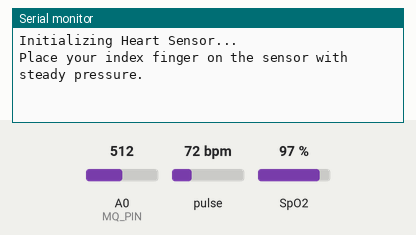
This sketch was run on a simulated ESP8266 (NodeMCU). Shown: the last lines printed to the serial monitor. The test bench sets the inputs (shaded band); at power-on: pulse 72 bpm, A0 (MQ_PIN) = 512, SpO2 97 %. WiFi joins after 1.5 s; servers stay silent unless stated.

Above: at 3.0 s.
3.1 s: pulse set to 42 bpm
At 4.6 s:
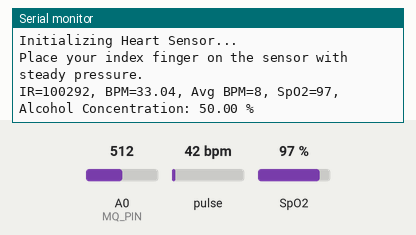
9.7 s: A0 (MQ_PIN) set to 716
At 10.6 s:
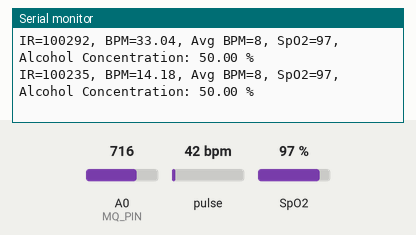
11.2 s: SpO2 set to 80 %
At 12.6 s:
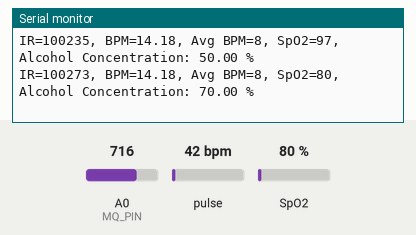

The sketch:

Code.ino
```cpp
#include <Wire.h>
#include "MAX30105.h"
#include "heartRate.h"
#include "spo2_algorithm.h"

#define BLYNK_TEMPLATE_ID "TMPL39g6pm4si"
#define BLYNK_TEMPLATE_NAME "Pradyumna"
#define BLYNK_AUTH_TOKEN "YTUjb40c5TqvdiUZdVezvdTjFhPpjvXU"

#include <BlynkSimpleEsp8266.h>
#include <ESP8266WiFi.h>

char auth[] = BLYNK_AUTH_TOKEN ;
char ssid[] = "";
char pass[] = "";

MAX30105 particleSensor;
const int MQ_PIN = A0;
const byte RATE_SIZE = 4;
byte rates[RATE_SIZE];
byte rateSpot = 0;
long lastBeat = 0;
float beatsPerMinute;
int beatAvg;
int32_t spo2;
int8_t validSPO2;

#define V3 3
#define V7 7
#define V8 8

uint32_t irBuffer[100];
uint32_t redBuffer[100];
int32_t bufferLength;
int32_t heartRate;
int8_t validHeartRate;
void setup()
{
  Serial.begin(115200);
  Blynk.begin(auth, ssid, pass);

  Serial.println("Initializing Heart Sensor...");
  if (!particleSensor.begin(Wire, I2C_SPEED_FAST))
  {
    Serial.println("MAX30105 was not found. Please check wiring/power. ");
    while (1);
  }
  Serial.println("Place your index finger on the sensor with steady pressure.");
  particleSensor.setup();
  particleSensor.setPulseAmplitudeRed(0x0A);
  particleSensor.setPulseAmplitudeGreen(0);
}

void loop()
{
  long irValue = particleSensor.getIR();
  int sensorValue = analogRead(MQ_PIN);
  float alcoholConcentration = map(sensorValue, 0, 1023, 0, 100);

  if (checkForBeat(irValue) == true)
  {
    long delta = millis() - lastBeat;
    lastBeat = millis();
    beatsPerMinute = 60 / (delta / 1000.0);

    if (beatsPerMinute < 255 && beatsPerMinute > 20)
    {
      rates[rateSpot++] = (byte)beatsPerMinute;
      rateSpot %= RATE_SIZE;
      beatAvg = 0;

      for (byte x = 0; x < RATE_SIZE; x++)
      {
        beatAvg += rates[x];
      }
      beatAvg /= RATE_SIZE;
    }
  }

  bufferLength = 100;
  for (byte i = 0; i < bufferLength; i++)
  {
    irBuffer[i] = particleSensor.getIR();
    redBuffer[i] = particleSensor.getRed();
    particleSensor.nextSample();
    delay(10);
  }

  maxim_heart_rate_and_oxygen_saturation(irBuffer, bufferLength, redBuffer, &spo2, &validSPO2, &heartRate, &validHeartRate);

  Serial.print("IR=");
  Serial.print(irValue);
  Serial.print(", BPM=");
  Serial.print(beatsPerMinute);
  Serial.print(", Avg BPM=");
  Serial.print(beatAvg);
  Serial.print(", SpO2=");
  Serial.print(spo2);
  Serial.print(", Alcohol Concentration: ");
  Serial.print(alcoholConcentration);
  Serial.println(" %");

  Blynk.virtualWrite(V8, beatsPerMinute);
  Blynk.virtualWrite(V7, spo2);
  Blynk.virtualWrite(V3, alcoholConcentration);

  delay(2000);

  if (irValue < 50000)
  {
    Serial.print(" No finger?");
  }

  Serial.println();

  Blynk.run();
}
```

Measured:
- after the input at 11.2 s, the serial monitor: prints a new line after 1.3 s (image 3)
